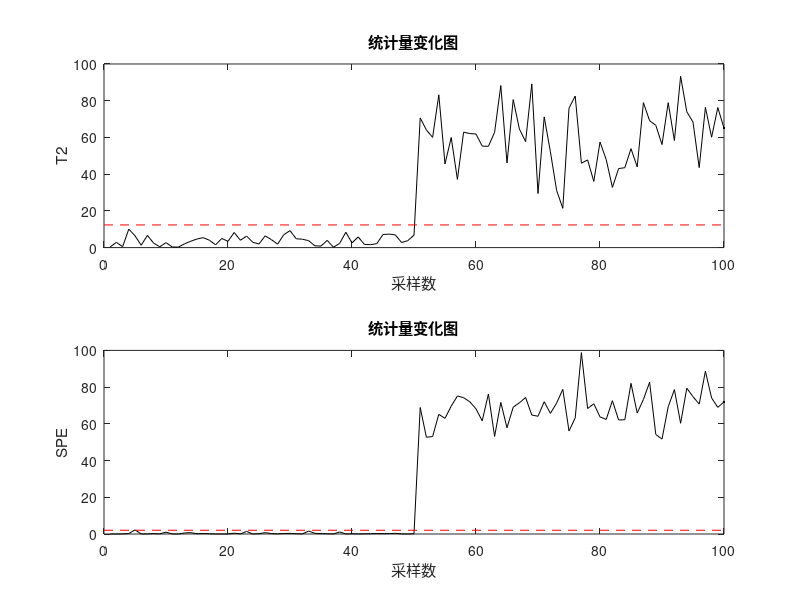
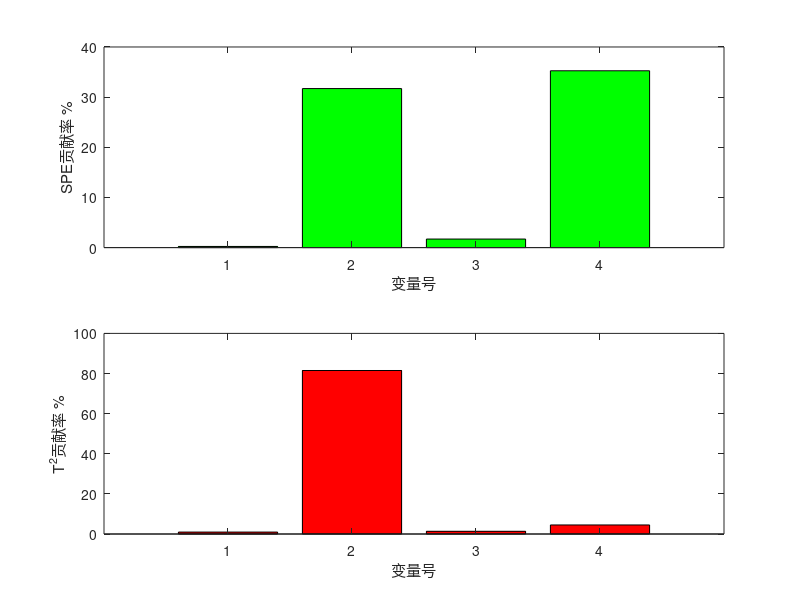

Here is the MATLAB script that generated these plots, in order:
clc;clear;
%% 1.导入数据
%产生训练数据
num_sample=100;
a=10*randn(num_sample,1);
x1=a+randn(num_sample,1);
x2=1*sin(a)+randn(num_sample,1);
x3=5*cos(5*a)+randn(num_sample,1);
x4=0.8*x2+0.1*x3+randn(num_sample,1);
xx_train=[x1,x2,x3,x4];

% 产生测试数据
a=10*randn(num_sample,1);
x1=a+randn(num_sample,1);
x2=1*sin(a)+randn(num_sample,1);
x3=5*cos(5*a)+randn(num_sample,1);
x4=0.8*x2+0.1*x3+randn(num_sample,1);
xx_test=[x1,x2,x3,x4];
xx_test(51:100,2)=xx_test(51:100,2)+15*ones(50,1);

%% 2.数据处理
Xtrain=xx_train;
Xtest=xx_test;
X_mean=mean(Xtrain);
X_std=std(Xtrain);
[X_row, X_col]=size(Xtrain);
Xtrain=(Xtrain-repmat(X_mean,X_row,1))./repmat(X_std,X_row,1); %标准化处理

%% 3.PCA降维
SXtrain = cov(Xtrain);%求协方差矩阵
[T,lm]=eig(SXtrain);%求特征值及特征向量,特征值排列顺序为从小到大
D=flipud(diag(lm));%将特征值从大到小排列
% 确定降维后的数量
num=1;
while sum(D(1:num))/sum(D)<0.85
    num = num+1;
end
P = T(:,X_col-num+1:X_col); %取对应的向量
P_=fliplr(P); %特征向量由大到小排列


%% 4.计算T2和Q的限值
%求置信度为99%时的T2统计控制限,T=k*(n^2-1)/n(n-k)*F(k,n-k)
%其中k对应num,n对应X_row
T2UCL1=num*(X_row-1)*(X_row+1)*finv(0.99,num,X_row - num)/(X_row*(X_row - num));%求置信度为99%时的T2统计控制限 

%求置信度为99%的Q统计控制限
for i = 1:3
    th(i) = sum((D(num+1:X_col)).^i);
end
h0 = 1 - 2*th(1)*th(3)/(3*th(2)^2);
ca = norminv(0.99,0,1);
QU = th(1)*(h0*ca*sqrt(2*th(2))/th(1) + 1 + th(2)*h0*(h0 - 1)/th(1)^2)^(1/h0); %置信度为99%的Q统计控制限 

%% 5.模型测试
n = size(Xtest,1);
Xtest=(Xtest-repmat(X_mean,n,1))./repmat(X_std,n,1);%标准化处理
%求T2统计量，Q统计量
[r,y] = size(P*P');
I = eye(r,y); 
T2 = zeros(n,1);
Q = zeros(n,1);
lm_=fliplr(flipud(lm));
%T2的计算公式Xtest.T*P_*inv(S)*P_*Xtest
for i = 1:n
    T2(i)=Xtest(i,:)*P_*inv(lm_(1:num,1:num))*P_'*Xtest(i,:)';    
    Q(i) = Xtest(i,:)*(I - P*P')*Xtest(i,:)';                                                                                    
end

%% 6.绘制T2和SPE图
figure('Name','PCA');
subplot(2,1,1);
plot(1:i,T2(1:i),'k');
hold on;
plot(i:n,T2(i:n),'k');
title('统计量变化图');
xlabel('采样数');
ylabel('T2');
hold on;
line([0,n],[T2UCL1,T2UCL1],'LineStyle','--','Color','r');

subplot(2,1,2);
plot(1:i,Q(1:i),'k');
hold on;
plot(i:n,Q(i:n),'k');
title('统计量变化图');
xlabel('采样数');
ylabel('SPE');
hold on;
line([0,n],[QU,QU],'LineStyle','--','Color','r');

%% 7.绘制贡献图
%7.1.确定造成失控状态的得分
S = Xtest(51,:)*P(:,1:num);
r = [ ];
for i = 1:num
    if S(i)^2/lm_(i) > T2UCL1/num
        r = cat(2,r,i);
    end
end
%7.2.计算每个变量相对于上述失控得分的贡献
cont = zeros(length(r),X_col);
for i = length(r)
    for j = 1:X_col
        cont(i,j) = abs(S(i)/D(i)*P(j,i)*Xtest(51,j));
    end
end
%7.3.计算每个变量的总贡献
CONTJ = zeros(X_col,1);
for j = 1:X_col
    CONTJ(j) = sum(cont(:,j));
end
%7.4.计算每个变量对Q的贡献
e = Xtest(51,:)*(I - P*P');%选取第60个样本来检测哪个变量出现问题。
contq = e.^2;
%5. 绘制贡献图
figure
subplot(2,1,1);
bar(contq,'g');
xlabel('变量号');
ylabel('SPE贡献率 %');
hold on;
subplot(2,1,2);
bar(CONTJ,'r');
xlabel('变量号');
ylabel('T^2贡献率 %');